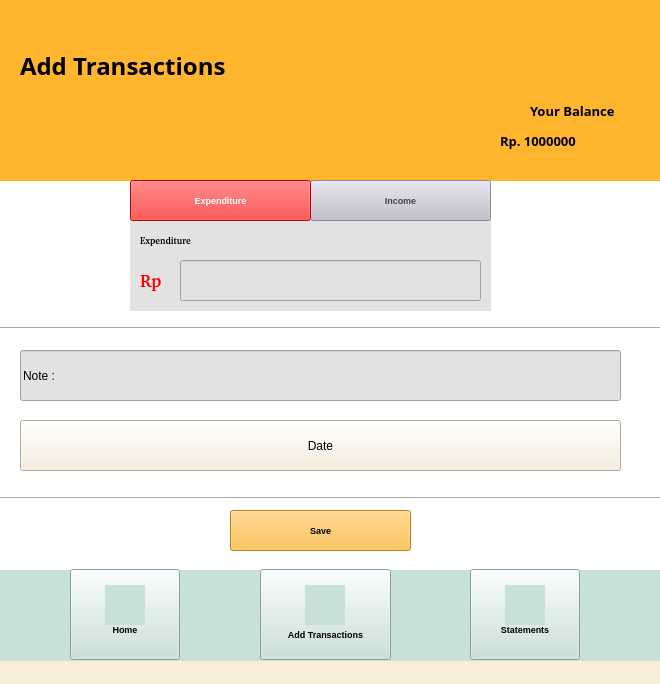
<?xml version="1.0" encoding="UTF-8"?>
<ui version="4.0">
 <class>SignUp</class>
 <widget class="QMainWindow" name="SignUp">
  <property name="geometry">
   <rect>
    <x>0</x>
    <y>0</y>
    <width>660</width>
    <height>684</height>
   </rect>
  </property>
  <property name="windowTitle">
   <string>Sign Up</string>
  </property>
  <property name="styleSheet">
   <string notr="true">background-color: rgb(248, 237, 215);</string>
  </property>
  <widget class="QWidget" name="centralwidget">
   <widget class="QLabel" name="welcomelabel">
    <property name="geometry">
     <rect>
      <x>20</x>
      <y>0</y>
      <width>331</width>
      <height>131</height>
     </rect>
    </property>
    <property name="font">
     <font>
      <family>Gagalin</family>
      <pointsize>18</pointsize>
      <weight>75</weight>
      <bold>true</bold>
     </font>
    </property>
    <property name="layoutDirection">
     <enum>Qt::LeftToRight</enum>
    </property>
    <property name="styleSheet">
     <string notr="true">background-color:rgb(255,182,46);</string>
    </property>
    <property name="text">
     <string>Add Transactions</string>
    </property>
   </widget>
   <widget class="QLabel" name="balancelabel">
    <property name="geometry">
     <rect>
      <x>530</x>
      <y>90</y>
      <width>121</width>
      <height>41</height>
     </rect>
    </property>
    <property name="font">
     <font>
      <family>Gagalin</family>
      <pointsize>10</pointsize>
      <weight>75</weight>
      <bold>true</bold>
     </font>
    </property>
    <property name="layoutDirection">
     <enum>Qt::LeftToRight</enum>
    </property>
    <property name="styleSheet">
     <string notr="true">background-color:rgb(255,182,46);</string>
    </property>
    <property name="text">
     <string>Your Balance</string>
    </property>
   </widget>
   <widget class="QLabel" name="balancemoney">
    <property name="geometry">
     <rect>
      <x>500</x>
      <y>120</y>
      <width>151</width>
      <height>41</height>
     </rect>
    </property>
    <property name="font">
     <font>
      <family>Gagalin</family>
      <pointsize>10</pointsize>
      <weight>75</weight>
      <bold>true</bold>
     </font>
    </property>
    <property name="layoutDirection">
     <enum>Qt::LeftToRight</enum>
    </property>
    <property name="styleSheet">
     <string notr="true">background-color:rgb(255,182,46);</string>
    </property>
    <property name="text">
     <string>Rp. 1000000</string>
    </property>
   </widget>
   <widget class="QLabel" name="header">
    <property name="geometry">
     <rect>
      <x>0</x>
      <y>0</y>
      <width>661</width>
      <height>181</height>
     </rect>
    </property>
    <property name="font">
     <font>
      <family>Gagalin</family>
      <pointsize>18</pointsize>
      <weight>75</weight>
      <bold>true</bold>
     </font>
    </property>
    <property name="layoutDirection">
     <enum>Qt::LeftToRight</enum>
    </property>
    <property name="styleSheet">
     <string notr="true">background-color:rgb(255,182,46);</string>
    </property>
    <property name="text">
     <string/>
    </property>
   </widget>
   <widget class="QLabel" name="body">
    <property name="geometry">
     <rect>
      <x>0</x>
      <y>180</y>
      <width>661</width>
      <height>391</height>
     </rect>
    </property>
    <property name="font">
     <font>
      <family>Gagalin</family>
      <pointsize>18</pointsize>
      <weight>75</weight>
      <bold>true</bold>
     </font>
    </property>
    <property name="layoutDirection">
     <enum>Qt::LeftToRight</enum>
    </property>
    <property name="styleSheet">
     <string notr="true">background-color:white;</string>
    </property>
    <property name="text">
     <string/>
    </property>
   </widget>
   <widget class="QLabel" name="footer">
    <property name="geometry">
     <rect>
      <x>0</x>
      <y>570</y>
      <width>661</width>
      <height>91</height>
     </rect>
    </property>
    <property name="font">
     <font>
      <family>Gagalin</family>
      <pointsize>18</pointsize>
      <weight>75</weight>
      <bold>true</bold>
     </font>
    </property>
    <property name="layoutDirection">
     <enum>Qt::LeftToRight</enum>
    </property>
    <property name="styleSheet">
     <string notr="true">background-color:rgb(200,224,218);</string>
    </property>
    <property name="text">
     <string/>
    </property>
   </widget>
   <widget class="QLabel" name="homeicon">
    <property name="geometry">
     <rect>
      <x>105</x>
      <y>585</y>
      <width>40</width>
      <height>40</height>
     </rect>
    </property>
    <property name="font">
     <font>
      <family>Champagne &amp; Limousines</family>
      <pointsize>12</pointsize>
      <weight>75</weight>
      <bold>true</bold>
     </font>
    </property>
    <property name="styleSheet">
     <string notr="true">background-color:rgb(200,224,218);
background-image : url(img/homenotfilled.png)
</string>
    </property>
    <property name="text">
     <string/>
    </property>
   </widget>
   <widget class="QLabel" name="addicon">
    <property name="geometry">
     <rect>
      <x>305</x>
      <y>585</y>
      <width>40</width>
      <height>40</height>
     </rect>
    </property>
    <property name="font">
     <font>
      <family>Champagne &amp; Limousines</family>
      <pointsize>12</pointsize>
      <weight>75</weight>
      <bold>true</bold>
     </font>
    </property>
    <property name="styleSheet">
     <string notr="true">background-color:rgb(200,224,218);
background-image : url(img/addfilled.png)
</string>
    </property>
    <property name="text">
     <string/>
    </property>
   </widget>
   <widget class="QPushButton" name="homebutton">
    <property name="geometry">
     <rect>
      <x>70</x>
      <y>569</y>
      <width>110</width>
      <height>91</height>
     </rect>
    </property>
    <property name="font">
     <font>
      <pointsize>7</pointsize>
      <weight>75</weight>
      <bold>true</bold>
     </font>
    </property>
    <property name="styleSheet">
     <string notr="true">background-color:rgb(200,224,218);</string>
    </property>
    <property name="text">
     <string>


Home</string>
    </property>
   </widget>
   <widget class="QPushButton" name="addbutton">
    <property name="geometry">
     <rect>
      <x>260</x>
      <y>569</y>
      <width>131</width>
      <height>91</height>
     </rect>
    </property>
    <property name="font">
     <font>
      <pointsize>7</pointsize>
      <weight>75</weight>
      <bold>true</bold>
     </font>
    </property>
    <property name="styleSheet">
     <string notr="true">background-color:rgb(200,224,218);</string>
    </property>
    <property name="text">
     <string>



Add Transactions</string>
    </property>
   </widget>
   <widget class="QPushButton" name="statementlabel">
    <property name="geometry">
     <rect>
      <x>470</x>
      <y>569</y>
      <width>110</width>
      <height>91</height>
     </rect>
    </property>
    <property name="font">
     <font>
      <pointsize>7</pointsize>
      <weight>75</weight>
      <bold>true</bold>
     </font>
    </property>
    <property name="styleSheet">
     <string notr="true">background-color:rgb(200,224,218);</string>
    </property>
    <property name="text">
     <string>


Statements</string>
    </property>
   </widget>
   <widget class="QLabel" name="statementicon">
    <property name="geometry">
     <rect>
      <x>505</x>
      <y>585</y>
      <width>40</width>
      <height>40</height>
     </rect>
    </property>
    <property name="font">
     <font>
      <family>Champagne &amp; Limousines</family>
      <pointsize>12</pointsize>
      <weight>75</weight>
      <bold>true</bold>
     </font>
    </property>
    <property name="styleSheet">
     <string notr="true">background-color:rgb(200,224,218);
background-image : url(img/notes.png)
</string>
    </property>
    <property name="text">
     <string/>
    </property>
   </widget>
   <widget class="QLabel" name="explabel2">
    <property name="geometry">
     <rect>
      <x>130</x>
      <y>220</y>
      <width>361</width>
      <height>91</height>
     </rect>
    </property>
    <property name="font">
     <font>
      <family>Champagne &amp; Limousines</family>
      <pointsize>12</pointsize>
      <weight>75</weight>
      <bold>true</bold>
     </font>
    </property>
    <property name="styleSheet">
     <string notr="true">background-color:rgb(226,226,226);</string>
    </property>
    <property name="text">
     <string/>
    </property>
   </widget>
   <widget class="QPushButton" name="homebutton_2">
    <property name="geometry">
     <rect>
      <x>130</x>
      <y>180</y>
      <width>181</width>
      <height>41</height>
     </rect>
    </property>
    <property name="font">
     <font>
      <pointsize>7</pointsize>
      <weight>75</weight>
      <bold>true</bold>
     </font>
    </property>
    <property name="styleSheet">
     <string notr="true">background-color:red;
color:white;</string>
    </property>
    <property name="text">
     <string>Expenditure</string>
    </property>
   </widget>
   <widget class="QPushButton" name="homebutton_3">
    <property name="geometry">
     <rect>
      <x>310</x>
      <y>180</y>
      <width>181</width>
      <height>41</height>
     </rect>
    </property>
    <property name="font">
     <font>
      <pointsize>7</pointsize>
      <weight>75</weight>
      <bold>true</bold>
     </font>
    </property>
    <property name="styleSheet">
     <string notr="true">color:rgb(69,66,70);
background-color:rgb(192,189,201);</string>
    </property>
    <property name="text">
     <string>Income</string>
    </property>
   </widget>
   <widget class="QLabel" name="explabel">
    <property name="geometry">
     <rect>
      <x>140</x>
      <y>230</y>
      <width>151</width>
      <height>21</height>
     </rect>
    </property>
    <property name="font">
     <font>
      <family>Champagne &amp; Limousines</family>
      <pointsize>7</pointsize>
      <weight>75</weight>
      <bold>true</bold>
     </font>
    </property>
    <property name="styleSheet">
     <string notr="true">background-color:rgb(226,226,226);</string>
    </property>
    <property name="text">
     <string>Expenditure</string>
    </property>
   </widget>
   <widget class="QLabel" name="explabel3">
    <property name="geometry">
     <rect>
      <x>140</x>
      <y>260</y>
      <width>151</width>
      <height>41</height>
     </rect>
    </property>
    <property name="font">
     <font>
      <family>Champagne &amp; Limousines</family>
      <pointsize>13</pointsize>
      <weight>75</weight>
      <bold>true</bold>
     </font>
    </property>
    <property name="styleSheet">
     <string notr="true">background-color:rgb(226,226,226);
color : red;</string>
    </property>
    <property name="text">
     <string>Rp</string>
    </property>
   </widget>
   <widget class="QLineEdit" name="expenditure">
    <property name="geometry">
     <rect>
      <x>180</x>
      <y>260</y>
      <width>301</width>
      <height>41</height>
     </rect>
    </property>
    <property name="styleSheet">
     <string notr="true">background-color:rgb(226,226,226);</string>
    </property>
   </widget>
   <widget class="Line" name="line">
    <property name="geometry">
     <rect>
      <x>0</x>
      <y>320</y>
      <width>671</width>
      <height>16</height>
     </rect>
    </property>
    <property name="styleSheet">
     <string notr="true">background-color:white;</string>
    </property>
    <property name="orientation">
     <enum>Qt::Horizontal</enum>
    </property>
   </widget>
   <widget class="QPushButton" name="homebutton_4">
    <property name="geometry">
     <rect>
      <x>230</x>
      <y>510</y>
      <width>181</width>
      <height>41</height>
     </rect>
    </property>
    <property name="font">
     <font>
      <pointsize>7</pointsize>
      <weight>75</weight>
      <bold>true</bold>
     </font>
    </property>
    <property name="styleSheet">
     <string notr="true">background-color:rgb(255,182,46);</string>
    </property>
    <property name="text">
     <string>Save</string>
    </property>
   </widget>
   <widget class="QLineEdit" name="note">
    <property name="geometry">
     <rect>
      <x>20</x>
      <y>350</y>
      <width>601</width>
      <height>51</height>
     </rect>
    </property>
    <property name="styleSheet">
     <string notr="true">background-color:rgb(226,226,226);</string>
    </property>
    <property name="text">
     <string>Note :</string>
    </property>
   </widget>
   <widget class="QPushButton" name="datebutton">
    <property name="geometry">
     <rect>
      <x>20</x>
      <y>420</y>
      <width>601</width>
      <height>51</height>
     </rect>
    </property>
    <property name="text">
     <string>Date</string>
    </property>
   </widget>
   <widget class="Line" name="line_2">
    <property name="geometry">
     <rect>
      <x>0</x>
      <y>490</y>
      <width>671</width>
      <height>16</height>
     </rect>
    </property>
    <property name="styleSheet">
     <string notr="true">background-color:white;</string>
    </property>
    <property name="orientation">
     <enum>Qt::Horizontal</enum>
    </property>
   </widget>
   <zorder>body</zorder>
   <zorder>footer</zorder>
   <zorder>addbutton</zorder>
   <zorder>header</zorder>
   <zorder>welcomelabel</zorder>
   <zorder>balancelabel</zorder>
   <zorder>balancemoney</zorder>
   <zorder>homebutton</zorder>
   <zorder>homeicon</zorder>
   <zorder>addicon</zorder>
   <zorder>statementlabel</zorder>
   <zorder>statementicon</zorder>
   <zorder>explabel2</zorder>
   <zorder>homebutton_3</zorder>
   <zorder>explabel</zorder>
   <zorder>homebutton_2</zorder>
   <zorder>explabel3</zorder>
   <zorder>expenditure</zorder>
   <zorder>line</zorder>
   <zorder>homebutton_4</zorder>
   <zorder>note</zorder>
   <zorder>datebutton</zorder>
   <zorder>line_2</zorder>
  </widget>
  <widget class="QStatusBar" name="statusbar"/>
 </widget>
 <resources/>
 <connections/>
</ui>
